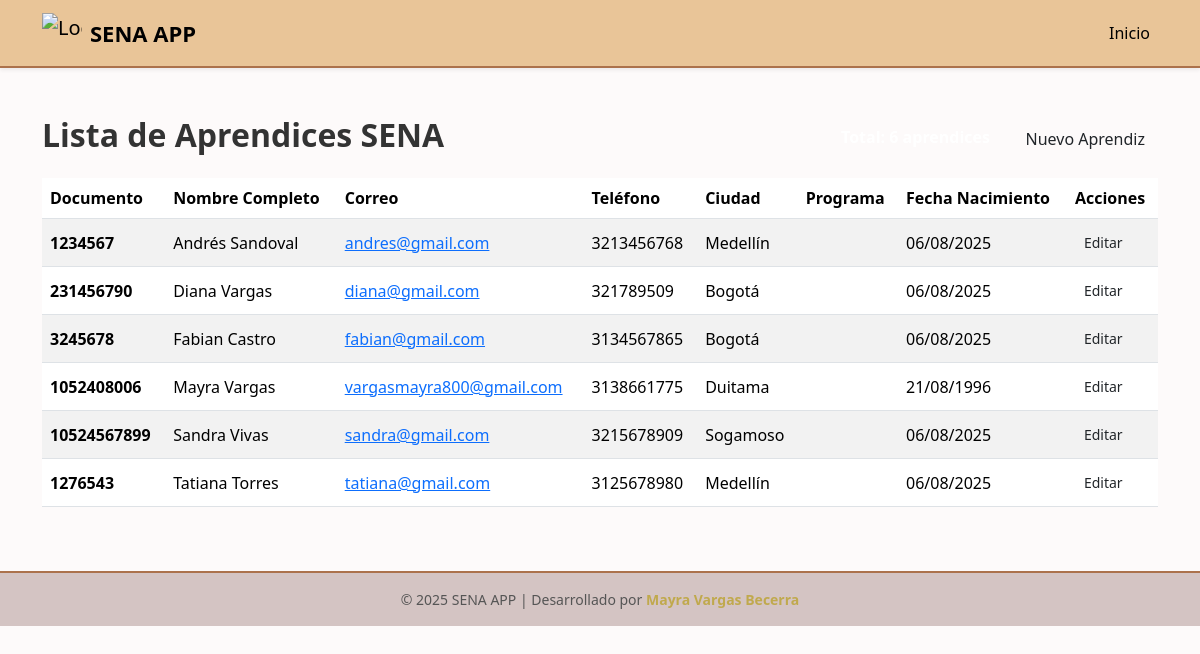
The app's page /aprendices/ with its own data.
### aprendices/models.py (models this page shows, shortened)
class Aprendiz(models.Model):
    documento_identidad = models.CharField(max_length=20, unique=True)
    nombre = models.CharField(max_length=100)
    apellido = models.CharField(max_length=100)
    telefono = models.CharField(max_length=10, null=True)
    correo = models.EmailField(null=True)
    fecha_nacimiento = models.DateField(null=True)
    ciudad = models.CharField(max_length=100, null=True)
    class Meta:
        verbose_name = "Aprendiz"
        verbose_name_plural = "Aprendices"
        ordering = ['apellido', 'nombre']

### aprendices/views.py (the view)
# urls.py: path('', include('aprendices.urls')),
def aprendices(request):
    lista_aprendices = Aprendiz.objects.all().order_by("nombre", "apellido")
    template = loader.get_template("lista_aprendices.html")
    context = {
        "lista_aprendices": lista_aprendices,
        "total_aprendices": lista_aprendices.count(),
    }
    return HttpResponse(template.render(context, request))

### aprendices/templates/lista_aprendices.html (shortened to what this page needs)
{% extends 'base.html' %}
{% block content %}
<div class="row">
  <div class="col-12 mb-3">
    <div class="d-flex justify-content-between align-items-center">
      <h2 class="fw-bold">Lista de Aprendices SENA</h2>
      <div>
        <span class="badge badge-info fs-6">
        </span>
        <a
          href="{% url 'aprendices:crear_aprendiz' %}"
          class="btn btn-pastel-green ms-2"
        >
          Nuevo Aprendiz
        </a>
      </div>
    </div>
  </div>
</div>
{% if lista_aprendices %}
<div class="row">
  <div class="col-12 table-container">
    <div class="table-responsive">
      <table class="table table-striped table-hover align-middle">
        <thead>
          <tr>
            <th>Documento</th>
            <th>Nombre Completo</th>
            <th>Correo</th>
            <th>Teléfono</th>
            <th>Ciudad</th>
            <th>Programa</th>
            <th>Fecha Nacimiento</th>
            <th>Acciones</th>
          </tr>
        </thead>
        <tbody>
          {% for aprendiz in lista_aprendices %}
          <tr>
            <td><strong>{{ aprendiz.documento_identidad }}</strong></td>
            <td>{{ aprendiz.nombre }} {{ aprendiz.apellido }}</td>
            <td>
              <a href="mailto:{{ aprendiz.correo }}">{{ aprendiz.correo }}</a>
            </td>
            <td>{{ aprendiz.telefono }}</td>
            <td>{{ aprendiz.ciudad }}</td>
            <td>
            </td>
            <td>{{ aprendiz.fecha_nacimiento|date:"d/m/Y" }}</td>
            <td>
              <a
                href="{% url 'admin:aprendices_aprendiz_change' aprendiz.pk %}"
                class="btn btn-sm btn-outline-pastel-blue"
              >
                Editar
              </a>
            </td>
          </tr>
          {% endfor %}
        </tbody>
      </table>
    </div>
  </div>
</div>
{% endif %}
{% endblock %}

### aprendices/templates/base.html (style rules this page uses)
body { background-color: #fdfafa; color: #333; font-family: 'Segoe UI', sans-serif; }
h1, h2, h3, h4, h5 { font-weight: 600; }

### records on screen
Aprendiz: documento_identidad "1234567", nombre "Andrés", apellido "Sandoval", correo "andres@gmail.com", telefono "3213456768", ciudad "Medellín", fecha_nacimiento "06/08/2025"
Aprendiz: documento_identidad "231456790", nombre "Diana", apellido "Vargas", correo "diana@gmail.com", telefono "321789509", ciudad "Bogotá", fecha_nacimiento "06/08/2025"
Aprendiz: documento_identidad "3245678", nombre "Fabian", apellido "Castro", correo "fabian@gmail.com", telefono "3134567865", ciudad "Bogotá", fecha_nacimiento "06/08/2025"
Aprendiz: documento_identidad "1052408006", nombre "Mayra", apellido "Vargas", correo "vargasmayra800@gmail.com", telefono "3138661775", ciudad "Duitama", fecha_nacimiento "21/08/1996"
Aprendiz: documento_identidad "10524567899", nombre "Sandra", apellido "Vivas", correo "sandra@gmail.com", telefono "3215678909", ciudad "Sogamoso", fecha_nacimiento "06/08/2025"
Aprendiz: documento_identidad "1276543", nombre "Tatiana", apellido "Torres", correo "tatiana@gmail.com", telefono "3125678980", ciudad "Medellín", fecha_nacimiento "06/08/2025"
